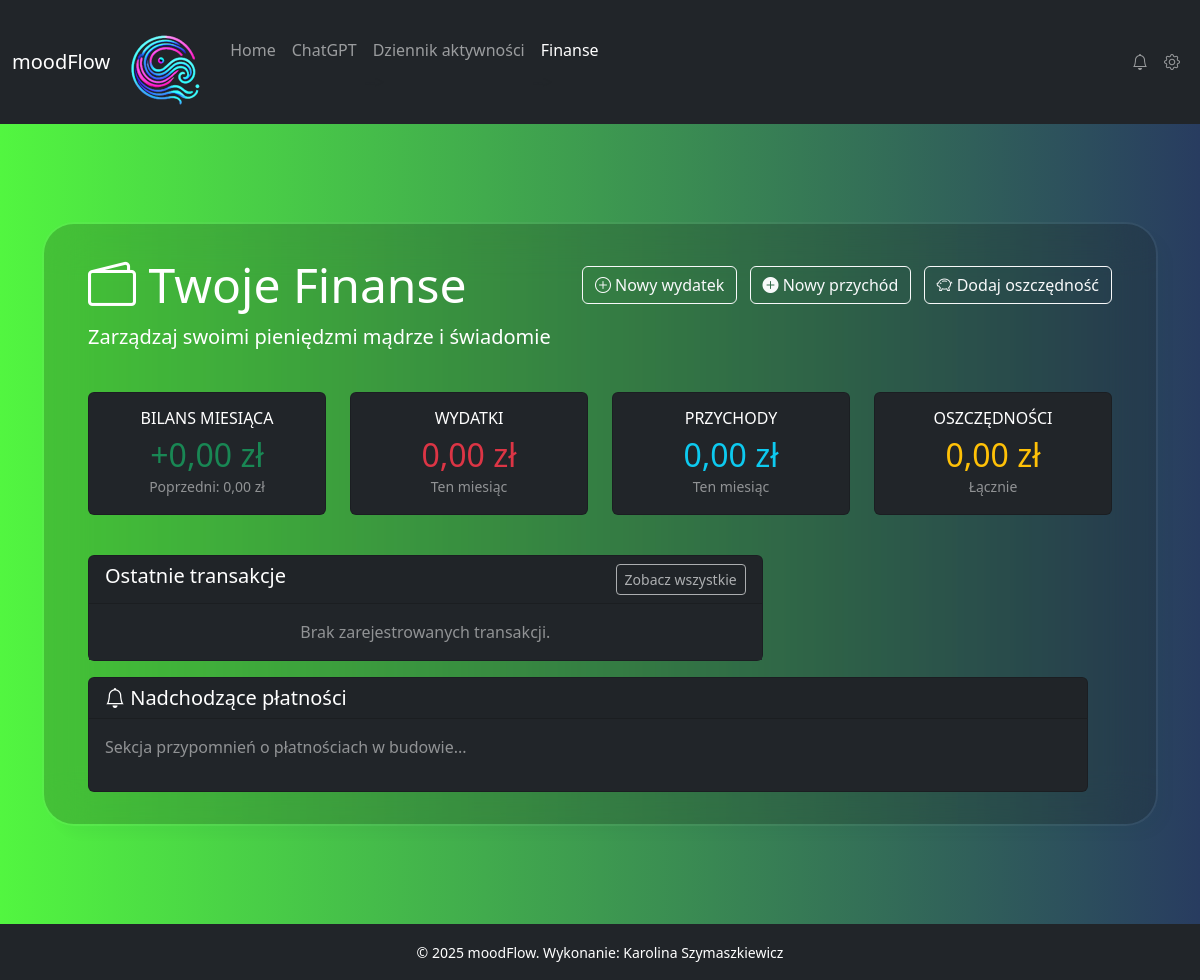
/finanse (signed in), run on an earlier commit of the app's database.
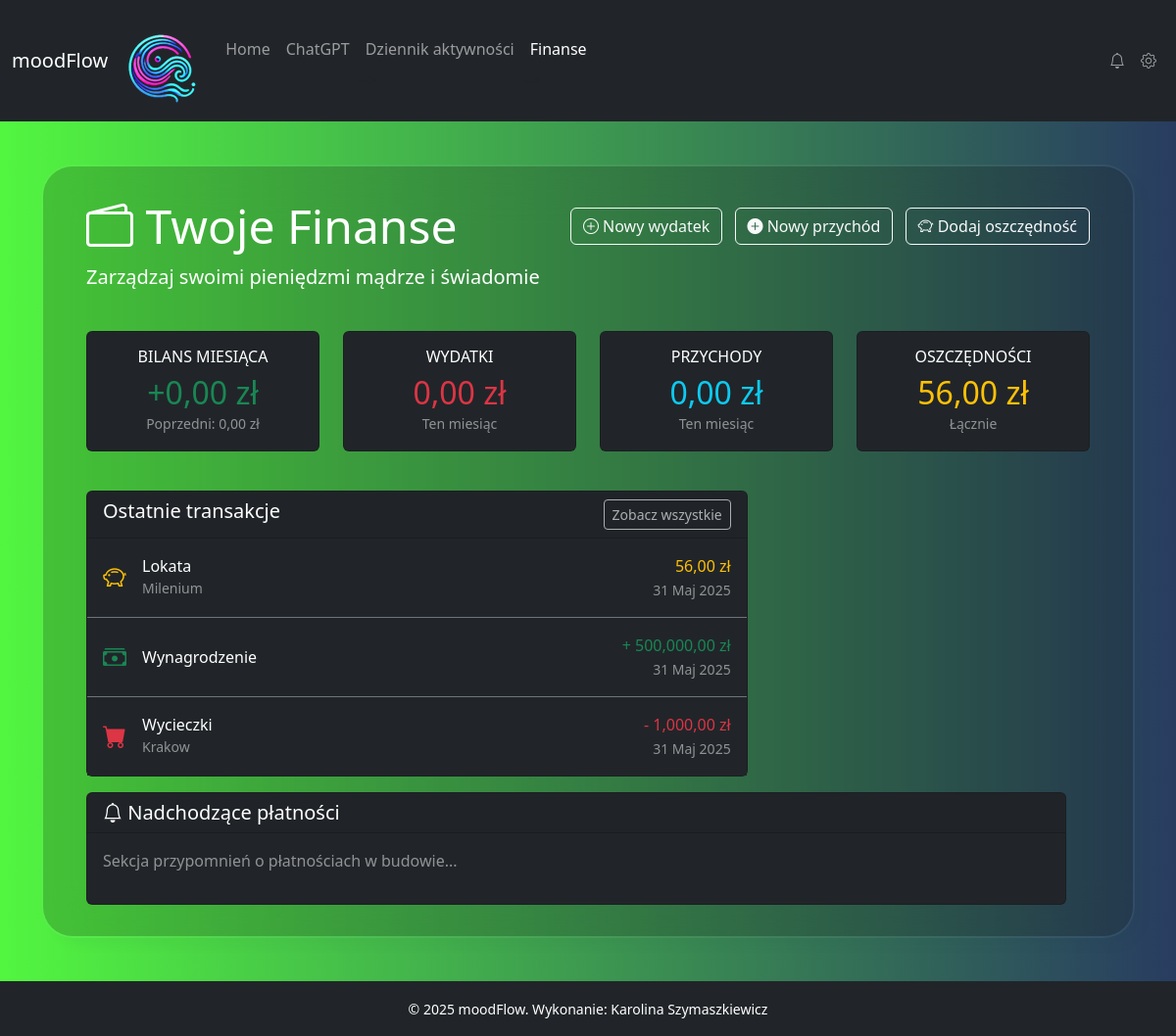
And on a later commit of the database.
### myapp/models.py (models this page shows, shortened)
class Transaction(models.Model):
    user = models.ForeignKey(settings.AUTH_USER_MODEL, on_delete=models.CASCADE, related_name='transactions')
    category = models.ForeignKey(Category, on_delete=models.SET_NULL, null=True, blank=True, related_name='transactions', verbose_name="Kategoria")
    amount = models.DecimalField(max_digits=10, decimal_places=2, verbose_name="Kwota")
    description = models.CharField(max_length=255, blank=True, null=True, verbose_name="Opis")
    date = models.DateField(default=timezone.now, verbose_name="Data transakcji")
    created_at = models.DateTimeField(auto_now_add=True)
    updated_at = models.DateTimeField(auto_now=True)
    type = models.CharField(max_length=10, choices=TYPE_CHOICES, verbose_name="Typ transakcji")
    class Meta:
        verbose_name = "Transakcja"
        verbose_name_plural = "Transakcje"
        ordering = ['-date', '-created_at'] # Najnowsze najpierw

class Category(models.Model):
    user = models.ForeignKey(settings.AUTH_USER_MODEL, on_delete=models.CASCADE, related_name='finance_categories')
    name = models.CharField(max_length=100, verbose_name="Nazwa kategorii")
    type = models.CharField(max_length=10, choices=TYPE_CHOICES, verbose_name="Typ")
    class Meta:
        verbose_name = "Kategoria finansowa"
        verbose_name_plural = "Kategorie finansowe"
        unique_together = ('user', 'name') # Unikalna nazwa kategorii dla użytkownika

### myapp/views.py (the view)
# urls.py: path('finanse', finance, name='finance'), #finanse
@login_required
def finance(request):
    user = request.user
    today = timezone.now().date()
    current_month = today.month
    current_year = today.year
    recent_transactions = Transaction.objects.filter(user=user).order_by('-date', '-created_at')[:10]
    monthly_transactions = Transaction.objects.filter(
        user=user,
        date__year=current_year,
        date__month=current_month
    )
    monthly_income_sum = monthly_transactions.filter(type='income').aggregate(total=Sum('amount'))['total'] or Decimal('0.00')
    monthly_expenses_sum = monthly_transactions.filter(type='expense').aggregate(total=Sum('amount'))['total'] or Decimal('0.00')
    monthly_savings_sum = monthly_transactions.filter(type='saving').aggregate(
        total=Sum('amount')
    )['total'] or Decimal('0.00')
    monthly_balance = monthly_income_sum - monthly_expenses_sum - monthly_savings_sum
    total_savings_sum = Transaction.objects.filter(
        user=user,
        type='saving'
    ).aggregate(total=Sum('amount'))['total'] or Decimal('0.00')
    summary_data = {
        'balance': monthly_balance, # Bilans miesięczny
        'expenses': monthly_expenses_sum, # Wydatki miesięczne
        'income': monthly_income_sum, # Przychody miesięczne
        'savings': total_savings_sum, # <-- Używam łącznej sumy oszczędności
        'previous_balance': Decimal('0.00'), # Placeholder
    }
    budget_data = []
    goals_data = []
    upcoming_payments_data = []
    context = {
        'recent_transactions': recent_transactions,
        'summary': summary_data,  # Przekazujemy obliczone podsumowanie
        'budgets': budget_data,
        'goals': goals_data,
        'upcoming_payments': upcoming_payments_data,
        'year': today.year
    }
    return render(request, "myapp/finanse.html", context)

### myapp/context_processors.py (called while the page is built)
def global_context(request):
    return {
        'year': datetime.now().year
    }

### myapp/templates/myapp/finanse.html (shortened to what this page needs)
{% extends 'base.html' %}
{% load static %}
{% load humanize %}
{% block content %}
<div class="container">
    <div class="row mb-4">
        <div class="col-12">
            <div class="d-flex justify-content-between align-items-center">
                <h1 class="display-5 mb-0"><i class="bi bi-wallet2"></i> Twoje Finanse</h1>
                <div>
                    <a href="{% url 'add_transaction' transaction_type='wydatek' %}" class="btn btn-outline-light me-2">
                        <i class="bi bi-plus-circle"></i> Nowy wydatek
                    </a>
                    <a href="{% url 'add_transaction' transaction_type='przychod' %}" class="btn btn-outline-light me-2">
                        <i class="bi bi-plus-circle-fill"></i> Nowy przychód
                    </a>
                    <a href="{% url 'add_transaction' transaction_type='oszczednosc' %}" class="btn btn-outline-light">
                        <i class="bi bi-piggy-bank"></i> Dodaj oszczędność
                    </a>
                </div>
            </div>
            <p class="lead mt-2">Zarządzaj swoimi pieniędzmi mądrze i świadomie</p>
        </div>
    </div>
    <div class="row mb-4">
        <div class="col-md-3 mb-3">
            <div class="card bg-dark text-white h-100">
                <div class="card-body text-center">
                    <h6 class="text-uppercase mb-2">Bilans miesiąca</h6>
                    <h2 class="mb-0 {% if summary.balance >= 0 %}text-success{% else %}text-danger{% endif %}">
                        {% if summary.balance >= 0 %}+{% endif %}{{ summary.balance|floatformat:2|intcomma }} zł
                    </h2>
                    <small class="text-white-50">Poprzedni: {{ summary.previous_balance|floatformat:2|intcomma }} zł</small>
                </div>
            </div>
        </div>
        <div class="col-md-3 mb-3">
             <div class="card bg-dark text-white h-100">
                <div class="card-body text-center">
                    <h6 class="text-uppercase mb-2">Wydatki</h6>
                    <h2 class="mb-0 text-danger">{{ summary.expenses|floatformat:2|intcomma }} zł</h2>
                    <small class="text-white-50">Ten miesiąc</small>
                </div>
            </div>
        </div>
        <div class="col-md-3 mb-3">
             <div class="card bg-dark text-white h-100">
                <div class="card-body text-center">
                    <h6 class="text-uppercase mb-2">Przychody</h6>
                    <h2 class="mb-0 text-info">{{ summary.income|floatformat:2|intcomma }} zł</h2>
                    <small class="text-white-50">Ten miesiąc</small>
                </div>
            </div>
        </div>
        <div class="col-md-3 mb-3">
            <div class="card bg-dark text-white h-100">
                <div class="card-body text-center">
                    <h6 class="text-uppercase mb-2">Oszczędności</h6>
                    <h2 class="mb-0 text-warning">{{ summary.savings|floatformat:2|intcomma }} zł</h2>
                    <small class="text-white-50">Łącznie</small>
                </div>
            </div>
        </div>
    </div>
     <div class="row">
        <div class="col-md-8 mb-3">
            <div class="card bg-dark text-white">
                 <div class="card-header d-flex justify-content-between">
                    <h5 class="mb-0">Ostatnie transakcje</h5>
                    <button class="btn btn-sm btn-outline-light" disabled>Zobacz wszystkie</button>
                </div>
                <div class="card-body p-0">
                    <div class="list-group list-group-flush bg-transparent">
                        {% for tx in recent_transactions %}
                        <div class="list-group-item bg-dark text-white border-secondary d-flex justify-content-between align-items-center py-3">
                            <div class="d-flex align-items-center">
                                <div class="me-3">
                                    {% if tx.type == 'expense' %}
                                        <i class="bi bi-cart-fill text-danger fs-4"></i>
                                    {% elif tx.type == 'income' %}
                                        <i class="bi bi-cash-stack text-success fs-4"></i>
                                    {% elif tx.type == 'saving' %}
                                        <i class="bi bi-piggy-bank text-warning fs-4"></i>
                                    {% else %}
                                        <i class="bi bi-question-circle fs-4"></i>
                                    {% endif %}
                                </div>
                                <div>
                                    <h6 class="mb-0">{{ tx.category.name|default:"Bez kategorii" }}</h6>
                                    <small class="text-white-50">{{ tx.description|default:"" }}</small>
                                </div>
                            </div>
                            <div class="text-end">
                                <div class="{% if tx.type == 'expense' %}text-danger{% elif tx.type == 'income' %}text-success{% elif tx.type == 'saving' %}text-warning{% endif %}">
                                    {% if tx.type == 'expense' %}-{% elif tx.type == 'income' %}+{% endif %}
                                    {{ tx.amount|floatformat:2|intcomma }} zł
                                </div>
                                <small class="text-white-50">{{ tx.date|date:"d M Y" }}</small>
                            </div>
                        </div>
                        {% empty %}
                         <div class="list-group-item bg-dark text-white border-secondary text-center py-3">
                            <p class="text-white-50 mb-0">Brak zarejestrowanych transakcji.</p>
                        </div>
                        {% endfor %}
                    </div>
                </div>
            </div>
        </div>
    <div class="row">
        <div class="col-md-12">
            <div class="card bg-dark text-white">
                <div class="card-header d-flex justify-content-between">
                    <h5 class="mb-0"><i class="bi bi-bell"></i> Nadchodzące płatności</h5>
                    </div>
                <div class="card-body p-0">
                    <div class="p-3">
                         <p class="text-white-50">Sekcja przypomnień o płatnościach w budowie...</p>
                    </div>
                 </div>
            </div>
        </div>
    </div>
</div>
{% endblock %}

### myapp/templates/base.html (shortened to what this page needs)
{% load static %}
<!DOCTYPE html>
<html lang="pl">
<head>
    <link href="{% static 'css/styles.css' %}" type="text/css" rel="stylesheet">
    <link href="https://cdn.jsdelivr.net/npm/bootstrap@5.3.2/dist/css/bootstrap.min.css" rel="stylesheet">
    <link href="https://cdn.jsdelivr.net/npm/bootstrap-icons/font/bootstrap-icons.css" rel="stylesheet">
</head>
<body>
    <nav class="navbar navbar-expand-lg navbar-dark bg-dark sticky-top">
        <div class="container-fluid">
            <a class="navbar-brand" href="{% url 'home' %}">
                moodFlow
            </a>
           <a class="navbar-brand text-center mt-3" href="{% url 'home' %}">
                <img src="{% static 'img/logo-male-bez-tla.png' %}" alt="Logo" class="logo">
            </a>
            <div class="collapse navbar-collapse" id="navbarNavDropdown">
              <ul class="navbar-nav me-auto">
                <li class="nav-item">
                    <a class="nav-link {% if request.resolver_match.url_name == 'home' %}active" aria-current="page{% endif %}" href="{% url 'home' %}">Home</a>
                </li>
                <li class="nav-item">
                    <a class="nav-link {% if request.resolver_match.url_name == 'chat' %}active" aria-current="page{% endif %}" href="{% url 'chat' %}">ChatGPT</a>
                </li>
                   <li class="nav-item">
                    <a class="nav-link {% if request.resolver_match.url_name == 'todo_list' %}active" aria-current="page{% endif %}" href="{% url 'todo_list' %}">Dziennik aktywności</a>-->
                </li>
                  <li class="nav-item">
                    <a class="nav-link {% if request.resolver_match.url_name == 'finance' %}active" aria-current="page{% endif %}" href="{% url 'finance' %}">Finanse</a>-->
                </li>
            </ul>
                <ul class="navbar-nav ms-auto">
                    <li class="nav-item">
                        <a class="nav-link" href="#" data-bs-toggle="tooltip" data-bs-placement="bottom" title="Brak aktualnie powiadomień">
                            <i class="bi bi-bell"></i>
                        </a>
                    </li>
                    <li class="nav-item">
                        <a class="nav-link" href="{% url 'admin:index' %}" data-bs-toggle="tooltip" data-bs-placement="bottom" title="Panel administracyjny">
                            <i class="bi bi-gear"></i>
                        </a>
                    </li>
                </ul>
            </div>
        </div>
    </nav>
    <div class="main-content">
        <div class="gradient-custom-2">
            <div class="container my-4">
                <div class="d-flex justify-content-center">
                    <div class="mask-custom">
                        {% block content %}{% endblock %}
                    </div>
                </div>
            </div>
        </div>
    </div>
    <footer class="footer bg-dark text-white text-center py-3 mt-auto">
    <div class="container">
        <small>&copy; {{ year|default:2025 }} moodFlow. Wykonanie: Karolina Szymaszkiewicz</small>
    </div>
</footer>
</body>
</html>

### static/css/styles.css (style rules this page uses)
.gradient-custom-2 { background: linear-gradient(to right, rgb(82, 246, 64), rgb(40, 60, 96)); min-height: 100vh; display: flex; justify-content: center; align-items: center; padding: 20px; }
.mask-custom { background: rgba(24, 24, 16, 0.2); border-radius: 2em; backdrop-filter: blur(25px); border: 2px solid rgba(255, 255, 255, 0.05); background-clip: padding-box; box-shadow: 10px 10px 10px rgba(46, 54, 68, 0.03); padding: 2rem; max-width: 100%; width: 100%; box-sizing: border-box; min-width: 300px; color: white; }

What changed in the data, as far as the page shows it:
added Transaction: type "saving" (drawn), category.name "Lokata", description "Milenium", amount "56,00", date "31 Maj 2025"
added Transaction: type "income" (drawn), category.name "Wynagrodzenie", amount "500,000,00", date "31 Maj 2025"
added Transaction: type "expense" (drawn), category.name "Wycieczki", description "Krakow", amount "1,000,00", date "31 Maj 2025"
Also different on the page:
{{ summary.savings|floatformat:2|intcomma }}: "0,00" → "56,00"
text no longer shown: "Brak zarejestrowanych transakcji."
